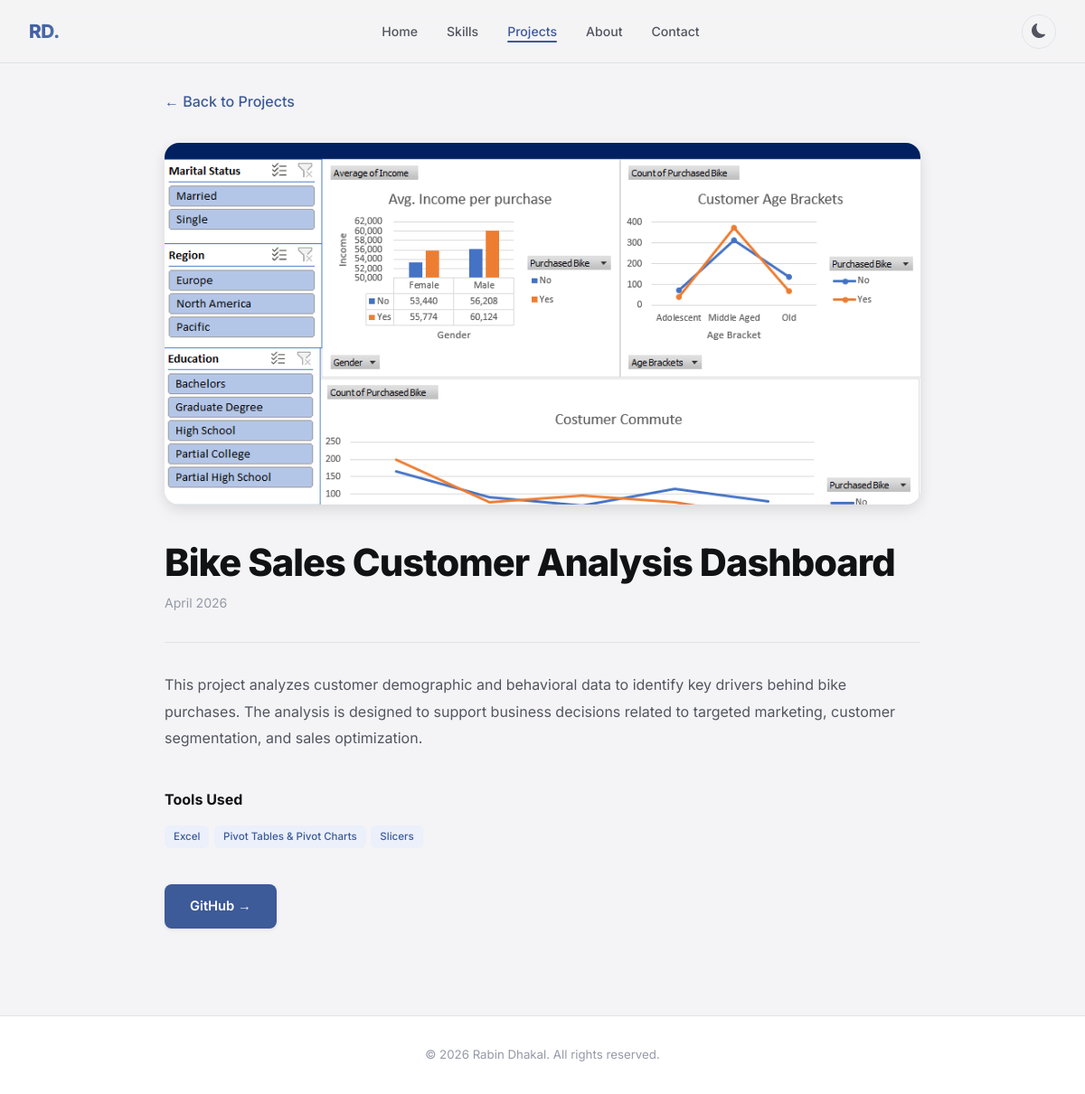
Screenshot of /projects/5/ with the database file from the repository.
### core/models.py (models this page shows, shortened)
class Project(models.Model):
    title = models.CharField(max_length=200)
    short_description = models.CharField(max_length=200)
    long_description = models.TextField()
    tools_used = models.CharField(max_length=500)
    github_url = models.URLField(blank=True)
    live_url = models.URLField(blank=True)
    image = models.ImageField(upload_to='projects/', blank=True)
    date = models.DateField()
    featured = models.BooleanField(default=False)

class Profile(models.Model):
    name = models.CharField(max_length=100)
    title = models.CharField(max_length=200)
    bio = models.TextField()
    profile_photo = models.ImageField(upload_to='profile/', blank=True)
    cv_file = models.FileField(upload_to='cv/', blank=True)
    email = models.EmailField()
    github_url = models.URLField()
    linkedin_url = models.URLField()
    instagram_url = models.URLField(blank=True)

### core/views.py (the view)
# urls.py: path('projects/<int:pk>/', views.project_detail, name='project_detail'),
def project_detail(request, pk):
    profile = Profile.objects.first()
    project = get_object_or_404(Project, pk=pk)
    tools_list = [t.strip() for t in project.tools_used.split(',')]
    return render(request, 'core/project_detail.html', {
        'profile': profile,
        'project': project,
        'tools_list': tools_list,
    })

### core/templates/core/project_detail.html (shortened to what this page needs)
{% extends 'core/base.html' %}
{% block content %}
<div class="project-detail-wrapper">
  <a href="{% url 'projects' %}" class="back-link">&#8592; Back to Projects</a>
  {% if project.image %}
    <img src="{{ project.image.url }}" alt="{{ project.title }}" class="detail-image">
  {% else %}
    <div class="detail-placeholder">&#128202;</div>
  {% endif %}
  <h1 class="detail-title">{{ project.title }}</h1>
  <p class="detail-date">{{ project.date|date:"F Y" }}</p>
  <hr class="detail-divider">
  <div class="detail-description">{{ project.long_description|linebreaks }}</div>
  <h4 class="detail-tools-heading">Tools Used</h4>
  <div class="tool-chips">
    {% for tool in tools_list %}
    <span class="chip">{{ tool }}</span>
    {% endfor %}
  </div>
  <div class="detail-links">
    {% if project.github_url %}
      <a href="{{ project.github_url }}" class="btn-primary" target="_blank" rel="noopener">GitHub &#8594;</a>
    {% endif %}
  </div>
</div>
{% endblock %}
{% block footer_name %}{{ profile.name }}{% endblock %}

### static/css/style.css (style rules this page uses)
:root { --bg-primary: #F4F4F6; --bg-secondary: #FFFFFF; --bg-card: #FFFFFF; --bg-card-hover: #EFEFF2; --text-primary: #111214; --text-secondary: #52555F; --text-muted: #9499A8; --accent: #3D5A99; --accent-hover: #2E4480; --accent-light: #EBF0FA; --accent-gradient: linear-gradient(135deg, #3D5A99, #5272B4); --border: #E0E2E9; --border-hover: #C4C8D8; --shadow-sm: 0 1px 3px rgba(0,0,0,0.05), 0 2px 6px rgba(0,0,0,0.04); --shadow-md: 0 4px 14px rgba(0,0,0,0.07), 0 8px 20px rgba(0,0,0,0.05); --shadow-lg: 0 10px 36px rgba(0,0,0,0.09), 0 20px 50px rgba(0,0,0,0.06); --nav-bg: rgba(244,244,246,0.90); --success: #2F9E44; }
*, *::before, *::after { margin: 0; padding: 0; box-sizing: border-box; }
html { scroll-behavior: smooth; }
body { background: var(--bg-primary); color: var(--text-primary); font-family: 'Inter', sans-serif; transition: background 0.3s, color 0.3s; line-height: 1.6; }
img { max-width: 100%; display: block; }
a { text-decoration: none; color: inherit; }
.btn-primary { background: var(--accent); color: white; border: none; border-radius: 8px; padding: 13px 28px; font-size: 0.92rem; font-weight: 600; cursor: pointer; display: inline-flex; align-items: center; gap: 8px; box-shadow: var(--shadow-sm); transition: all 0.2s; font-family: 'Inter', sans-serif; }
.tool-chips { display: flex; flex-wrap: wrap; gap: 0.35rem; margin-bottom: 1.1rem; }
.chip { font-size: 0.72rem; font-weight: 500; background: var(--accent-light); color: var(--accent); padding: 3px 10px; border-radius: 6px; }
.project-detail-wrapper { max-width: 900px; margin: 0 auto; padding: 100px 2rem 6rem; }
.back-link { display: inline-flex; align-items: center; gap: 6px; color: var(--accent); font-weight: 500; margin-bottom: 2rem; transition: gap 0.2s; }
.detail-image { width: 100%; height: 400px; object-fit: cover; border-radius: 16px; box-shadow: var(--shadow-md); margin-bottom: 2.5rem; }
.detail-title { font-size: 2.6rem; font-weight: 800; letter-spacing: -1px; line-height: 1.2; margin-bottom: 0.5rem; }
.detail-date { font-size: 0.88rem; color: var(--text-muted); margin-bottom: 2rem; }
.detail-divider { height: 1px; background: var(--border); border: none; margin-bottom: 2rem; }
.detail-description { font-size: 1rem; line-height: 1.85; color: var(--text-secondary); }
.detail-tools-heading { font-size: 1rem; font-weight: 700; margin: 2.5rem 0 1rem; color: var(--text-primary); }
.detail-links { display: flex; gap: 1rem; flex-wrap: wrap; margin-top: 2.5rem; }

### rows the page displays
Project: image (picture), title "Bike Sales Customer Analysis Dashboard", date "April 2026", long_description "This project analyzes customer demographic and behavioral data to identify key drivers behind bike purchases. The analysis is designed to support business decisions related to targeted marketing, customer segmentation, and sales optimization."
Profile: name "Rabin Dhakal"

### other values shown
{{ tool }} "Excel" "Pivot Tables & Pivot Charts" "Slicers"
